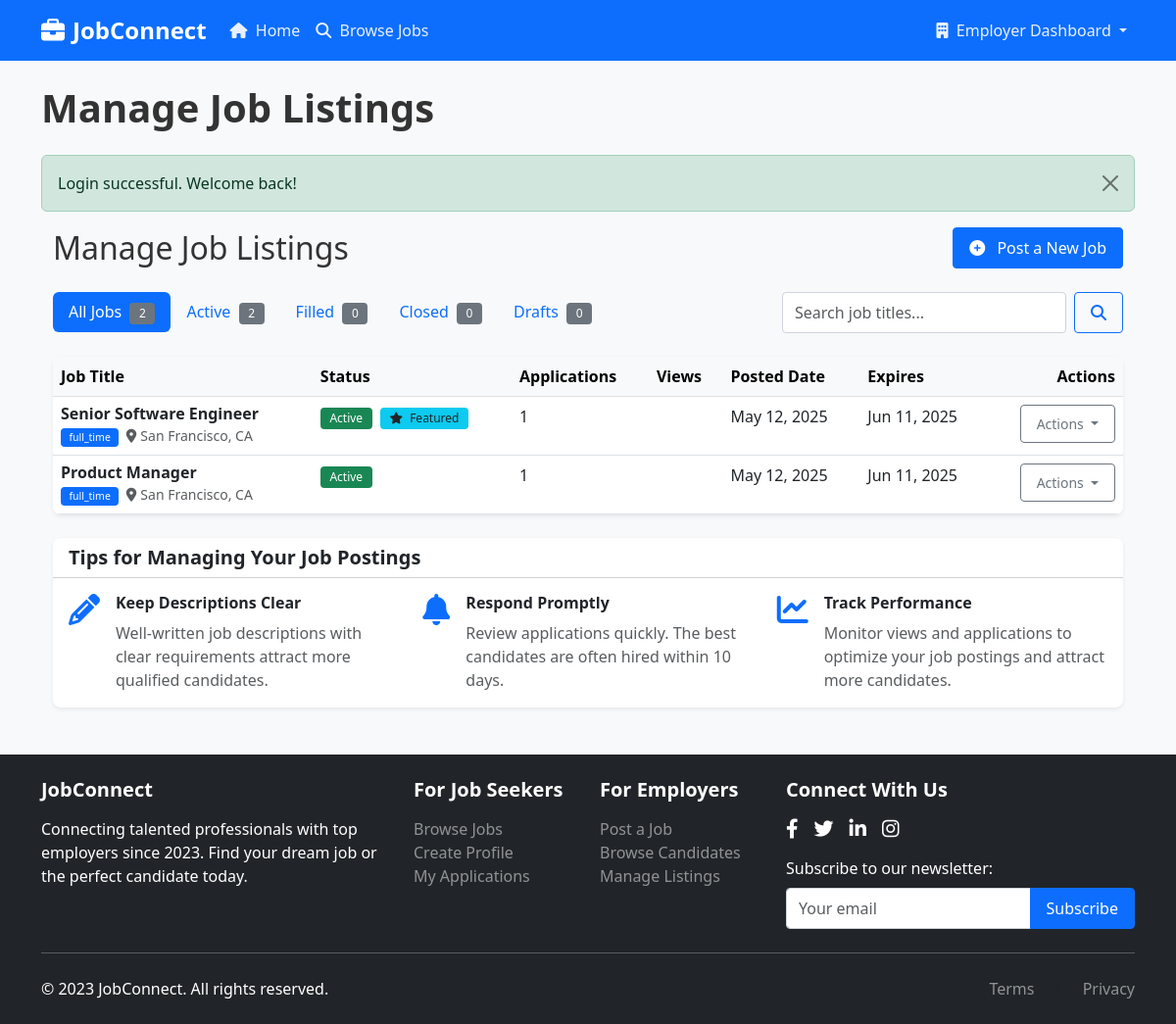
The app's page /employer/manage-jobs.php (signed in) with its own data.
### tables this page shows
CREATE TABLE IF NOT EXISTS `jobs` (
  `id` int(11) NOT NULL AUTO_INCREMENT,
  `employer_id` int(11) NOT NULL,
  `title` varchar(255) NOT NULL,
  `location` varchar(255) DEFAULT NULL,
  `job_type` varchar(50) DEFAULT NULL,
  `category` varchar(100) DEFAULT NULL,
  `description` text NOT NULL,
  `requirements` text DEFAULT NULL,
  `responsibilities` text DEFAULT NULL,
  `salary_min` decimal(10,2) DEFAULT NULL,
  `salary_max` decimal(10,2) DEFAULT NULL,
  `salary_period` varchar(20) DEFAULT NULL,
  `benefits` text DEFAULT NULL,
  `application_url` varchar(255) DEFAULT NULL,
  `featured` tinyint(1) NOT NULL DEFAULT 0,
  `status` enum('draft','active','expired','closed') NOT NULL DEFAULT 'active',
  `created_at` timestamp NOT NULL DEFAULT CURRENT_TIMESTAMP,
  `updated_at` timestamp NOT NULL DEFAULT CURRENT_TIMESTAMP ON UPDATE CURRENT_TIMESTAMP,
  `expires_at` datetime NOT NULL,
  PRIMARY KEY (`id`),
  KEY `employer_id` (`employer_id`),
  CONSTRAINT `jobs_ibfk_1` FOREIGN KEY (`employer_id`) REFERENCES `employers` (`id`) ON DELETE CASCADE
);

### includes/functions.php (called while the page is built, shortened)
<?php
function formatDate($date, $format = 'M j, Y') {
    $timestamp = strtotime($date);
    return date($format, $timestamp);
}
function getEmploymentTypes() {
    return [
        'full-time' => 'Full-Time',
        'part-time' => 'Part-Time',
        'contract' => 'Contract',
        'temporary' => 'Temporary',
        'internship' => 'Internship',
        'remote' => 'Remote',
        'freelance' => 'Freelance'
    ];
}
?>

### employer/manage-jobs.php (the view, shortened to what this page needs)
<?php
$page_header = "Manage Job Listings";
require_once '../config/db.php';
require_once '../includes/functions.php';
$status = isset($_GET['status']) ? sanitizeInput($_GET['status']) : '';
$search = isset($_GET['search']) ? sanitizeInput($_GET['search']) : '';
$page = isset($_GET['page']) ? intval($_GET['page']) : 1;
$per_page = 10;
$offset = ($page - 1) * $per_page;
$query = "SELECT j.*,
         (SELECT COUNT(*) FROM applications a WHERE a.job_id = j.id) as applications
         FROM jobs j
         WHERE j.employer_id = ?";
$params = [$_SESSION['user_id']];
$types = "i";
$query .= " ORDER BY j.created_at DESC LIMIT ?, ?";
$params[] = $offset;
$params[] = $per_page;
$types .= "ii";
$stmt = $conn->prepare($query);
$stmt->bind_param($types, ...$params);
$stmt->execute();
$result = $stmt->get_result();
$status_counts_query = "SELECT
                        SUM(CASE WHEN status = 'active' THEN 1 ELSE 0 END) as active_count,
                        SUM(CASE WHEN status = 'filled' THEN 1 ELSE 0 END) as filled_count,
                        SUM(CASE WHEN status = 'closed' THEN 1 ELSE 0 END) as closed_count,
                        SUM(CASE WHEN status = 'draft' THEN 1 ELSE 0 END) as draft_count
                        FROM jobs
                        WHERE employer_id = ?";
$stmt = $conn->prepare($status_counts_query);
$stmt->bind_param("i", $_SESSION['user_id']);
$stmt->execute();
$counts_result = $stmt->get_result();
$status_counts = $counts_result->fetch_assoc();
include_once '../includes/header.php';
?>
<div class="container mb-5">
    <div class="d-flex justify-content-between align-items-center mb-4">
        <h1 class="h2 mb-0"><?php echo $page_header; ?></h1>
        <a href="post-job.php" class="btn btn-primary">
            <i class="fas fa-plus-circle me-2"></i> Post a New Job
        </a>
    </div>
    <div class="row mb-4">
        <div class="col-md-8">
            <ul class="nav nav-pills">
                <li class="nav-item">
                    <a class="nav-link <?php echo empty($status) ? 'active' : ''; ?>" href="<?php echo htmlspecialchars($_SERVER['PHP_SELF']); ?>">
                        All Jobs <span class="badge bg-secondary ms-1"><?php echo array_sum($status_counts); ?></span>
                    </a>
                </li>
                <li class="nav-item">
                    <a class="nav-link <?php echo $status === 'active' ? 'active' : ''; ?>" href="?status=active">
                        Active <span class="badge bg-secondary ms-1"><?php echo $status_counts['active_count']; ?></span>
                    </a>
                </li>
                <li class="nav-item">
                    <a class="nav-link <?php echo $status === 'filled' ? 'active' : ''; ?>" href="?status=filled">
                        Filled <span class="badge bg-secondary ms-1"><?php echo $status_counts['filled_count']; ?></span>
                    </a>
                </li>
                <li class="nav-item">
                    <a class="nav-link <?php echo $status === 'closed' ? 'active' : ''; ?>" href="?status=closed">
                        Closed <span class="badge bg-secondary ms-1"><?php echo $status_counts['closed_count']; ?></span>
                    </a>
                </li>
                <li class="nav-item">
                    <a class="nav-link <?php echo $status === 'draft' ? 'active' : ''; ?>" href="?status=draft">
                        Drafts <span class="badge bg-secondary ms-1"><?php echo $status_counts['draft_count']; ?></span>
                    </a>
                </li>
            </ul>
        </div>
        <div class="col-md-4">
            <form action="<?php echo htmlspecialchars($_SERVER['PHP_SELF']); ?>" method="get" class="d-flex">
                <input type="text" class="form-control me-2" name="search" placeholder="Search job titles..." value="<?php echo htmlspecialchars($search); ?>">
                <button type="submit" class="btn btn-outline-primary">
                    <i class="fas fa-search"></i>
                </button>
            </form>
        </div>
    </div>
    <div class="card border-0 shadow-sm">
        <div class="card-body p-0">
            <?php if($result && $result->num_rows > 0): ?>
                <div class="table-responsive">
                    <table class="table table-hover mb-0">
                        <thead class="table-light">
                            <tr>
                                <th scope="col">Job Title</th>
                                <th scope="col">Status</th>
                                <th scope="col">Applications</th>
                                <th scope="col">Views</th>
                                <th scope="col">Posted Date</th>
                                <th scope="col">Expires</th>
                                <th scope="col" class="text-end">Actions</th>
                            </tr>
                        </thead>
                        <tbody>
                            <?php while($job = $result->fetch_assoc()): ?>
                                <tr>
                                    <td>
                                        <div>
                                            <h6 class="mb-0"><?php echo htmlspecialchars($job['title']); ?></h6>
                                            <small class="text-muted">
                                                <?php if($job['job_type']): ?>
                                                    <span class="badge bg-primary me-1"><?php echo htmlspecialchars(isset(getEmploymentTypes()[$job['job_type']]) ? getEmploymentTypes()[$job['job_type']] : $job['job_type']); ?></span>
                                                <?php endif; ?>
                                                <?php if($job['location']): ?>
                                                    <i class="fas fa-map-marker-alt me-1"></i><?php echo htmlspecialchars($job['location']); ?>
                                                <?php endif; ?>
                                            </small>
                                        </div>
                                    </td>
                                    <td>
                                        <?php
                                        $status_badges = [
                                            'active' => 'bg-success',
                                            'filled' => 'bg-primary',
                                            'closed' => 'bg-secondary',
                                            'draft' => 'bg-warning text-dark'
                                        ];
                                        $badge_class = isset($status_badges[$job['status']]) ? $status_badges[$job['status']] : 'bg-secondary';
                                        ?>
                                        <span class="badge <?php echo $badge_class; ?>">
                                            <?php echo ucfirst($job['status']); ?>
                                        </span>
                                        <?php if($job['featured']): ?>
                                            <span class="badge bg-info text-dark ms-1">
                                                <i class="fas fa-star me-1"></i> Featured
                                            </span>
                                        <?php endif; ?>
                                    </td>
                                    <td><?php echo $job['applications']; ?></td>
                                    <td><?php echo $job['views']; ?></td>
                                    <td><?php echo formatDate($job['created_at']); ?></td>
                                    <td>
                                        <?php if($job['status'] === 'active'): ?>
                                            <?php
                                            $expires_date = new DateTime($job['expires_at']);
                                            $now = new DateTime();
                                            $days_remaining = $now->diff($expires_date)->days;
                                            if($expires_date < $now): ?>
                                                <span class="text-danger">Expired</span>
                                            <?php elseif($days_remaining <= 5): ?>
                                                <span class="text-warning"><?php echo $days_remaining; ?> day<?php echo $days_remaining != 1 ? 's' : ''; ?> left</span>
                                            <?php else: ?>
                                                <?php echo formatDate($job['expires_at']); ?>
                                            <?php endif; ?>
                                        <?php else: ?>
                                            <span class="text-muted">—</span>
                                        <?php endif; ?>
                                    </td>
                                    <td class="text-end">
                                        <div class="dropdown">
                                            <button class="btn btn-sm btn-outline-secondary dropdown-toggle" type="button" id="jobAction<?php echo $job['id']; ?>" data-bs-toggle="dropdown" aria-expanded="false">
                                                Actions
                                            </button>
                                        </div>
                                    </td>
                                </tr>
                            <?php endwhile; ?>
                        </tbody>
                    </table>
                </div>
            <?php endif; ?>
        </div>
    </div>
    <div class="card border-0 shadow-sm mt-4">
        <div class="card-header bg-white">
            <h5 class="mb-0">Tips for Managing Your Job Postings</h5>
        </div>
        <div class="card-body">
            <div class="row">
                <div class="col-md-4 mb-3 mb-md-0">
                    <div class="d-flex">
                        <div class="me-3 text-primary">
                            <i class="fas fa-pencil-alt fa-2x"></i>
                        </div>
                        <div>
                            <h6>Keep Descriptions Clear</h6>
                            <p class="text-muted mb-0">Well-written job descriptions with clear requirements attract more qualified candidates.</p>
                        </div>
                    </div>
                </div>
                <div class="col-md-4 mb-3 mb-md-0">
                    <div class="d-flex">
                        <div class="me-3 text-primary">
                            <i class="fas fa-bell fa-2x"></i>
                        </div>
                        <div>
                            <h6>Respond Promptly</h6>
                            <p class="text-muted mb-0">Review applications quickly. The best candidates are often hired within 10 days.</p>
                        </div>
                    </div>
                </div>
                <div class="col-md-4">
                    <div class="d-flex">
                        <div class="me-3 text-primary">
                            <i class="fas fa-chart-line fa-2x"></i>
                        </div>
                        <div>
                            <h6>Track Performance</h6>
                            <p class="text-muted mb-0">Monitor views and applications to optimize your job postings and attract more candidates.</p>
                        </div>
                    </div>
                </div>
            </div>
        </div>
    </div>
</div>
<?php
include_once '../includes/footer.php';
?>

### assets/css/style.css (style rules this page uses)
:root { --primary: #0d6efd; --primary-dark: #0a58ca; --secondary: #6c757d; --success: #198754; --info: #0dcaf0; --warning: #ffc107; --danger: #dc3545; --light: #f8f9fa; --dark: #212529; --body-bg: #f8f9fa; --card-border-radius: 0.5rem; --transition-speed: 0.3s; }
body { font-family: 'Segoe UI', Roboto, 'Helvetica Neue', Arial, sans-serif; background-color: var(--body-bg); color: #333; line-height: 1.5; }
h1, h2, h3, h4, h5, h6 { font-weight: 600; line-height: 1.2; }
.card { border-radius: var(--card-border-radius); box-shadow: 0 4px 6px rgba(0, 0, 0, 0.05); transition: transform var(--transition-speed), box-shadow var(--transition-speed); overflow: hidden; }
.card-header { font-weight: 600; background-color: rgba(13, 110, 253, 0.05); }
.badge { font-weight: 500; border-radius: 4px; padding: 0.4em 0.8em; }
.form-control, .form-select { border-radius: 0.25rem; padding: 0.5rem 0.75rem; border: 1px solid #ced4da; }
.btn { font-weight: 500; padding: 0.5rem 1rem; border-radius: 0.25rem; transition: all 0.2s; }
.btn-primary { background-color: var(--primary); border-color: var(--primary); }
.btn-outline-primary { color: var(--primary); border-color: var(--primary); }

### records on screen
jobs: title "Senior Software Engineer", job_type "full_time", location "San Francisco, CA", status "Active", featured 1 (drawn), applications "1", created_at "May 12, 2025", expires_at "Jun 11, 2025"
jobs: title "Product Manager", job_type "full_time", location "San Francisco, CA", status "Active", applications "1", created_at "May 12, 2025", expires_at "Jun 11, 2025"

### other values on screen
$page_header "Manage Job Listings"
$_SESSION['message'] "Login successful. Welcome back!"
array_sum($status_counts) "2"
$status_counts['active_count'] "2"
$status_counts['filled_count'] "0"
$status_counts['closed_count'] "0"
$status_counts['draft_count'] "0"
